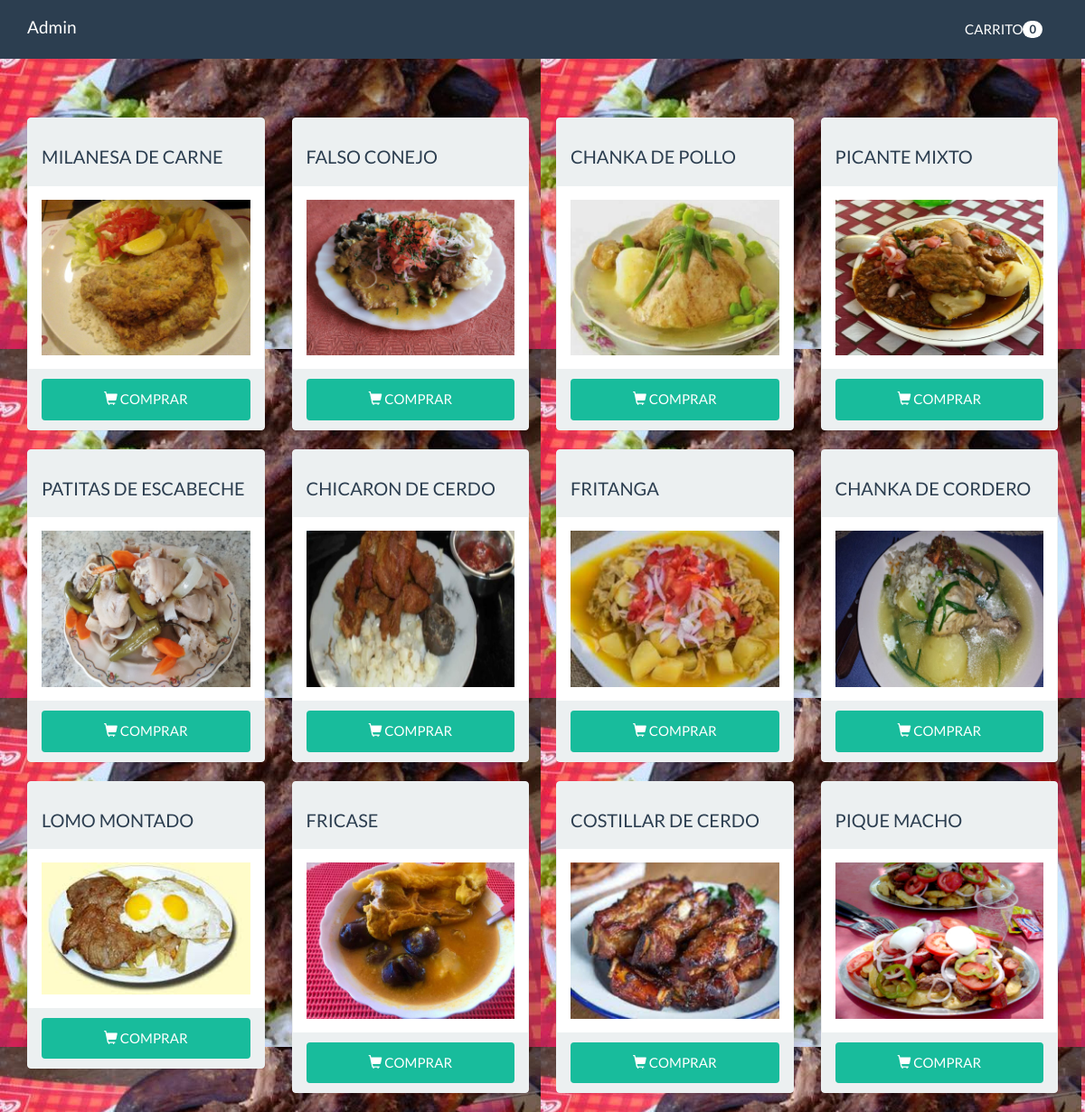
The page / on the database its author committed.
### tables this page shows
CREATE TABLE `platos` (
  `id` int(11) NOT NULL,
  `titulo` varchar(80) NOT NULL,
  `descripcion` varchar(300) NOT NULL,
  `foto` varchar(100) NOT NULL,
  `precio` decimal(10,2) NOT NULL,
  `categoria_id` int(10) NOT NULL,
  `fecha` date NOT NULL,
  `estado` int(11) NOT NULL DEFAULT '1'
);

### funciones.php (called while the page is built, shortened)
<?php
function cantidadPlatos(){
    $cantidad = 0;
    return $cantidad;
}

### src/Plato.php (called while the page is built, shortened)
<?php
class Plato{
    private $cn = null;
    public function __construct(){
        $this->config = parse_ini_file(__DIR__.'/../config.ini') ;
        $this->cn = new \PDO( $this->config['dns'], $this->config['usuario'],$this->config['clave'],array(
            \PDO::MYSQL_ATTR_INIT_COMMAND => 'SET NAMES utf8'
        ));
    }
    public function mostrar(){
        $sql = "SELECT platos.id, titulo, descripcion,foto,nombre,precio,fecha,estado FROM platos
        INNER JOIN categorias
        ON platos.categoria_id = categorias.id ORDER BY platos.id DESC
        ";
        $resultado = $this->cn->prepare($sql);
        if($resultado->execute())
            return $resultado->fetchAll();
        return false;
    }
}

### index.php (the view, shortened to what this page needs)
<?php
require 'funciones.php';
?>
<!DOCTYPE html>
<html lang="es">
  <head>
    <link rel="stylesheet" href="assets/css/bootstrap.min.css">
    <link rel="stylesheet" href="assets/css/estilos.css">
  </head>
  <body>
    <nav class="navbar navbar-default navbar-fixed-top">
      <div class="container">
        <div class="navbar-header">
          <a href="./panel/index.php"class="navbar-brand" href="index.php">Admin</a>
        </div>
        <div id="navbar" class="navbar-collapse collapse">
          <ul class="nav navbar-nav pull-right">
            <li>
              <a href="carrito.php" class="btn">CARRITO<span class="badge"><?php print cantidadPlatos(); ?></span></a>
            </li>
          </ul>
        </div>
      </div>
    </nav>
    <div class="container" id="main">
        <div class="row">
            <?php
              $plato = new Kawschool\Plato;
              $info_platos = $plato->mostrar();
              $cantidad = count($info_platos);
              if($cantidad > 0){
                for($x =0; $x < $cantidad; $x++){
                  $item = $info_platos[$x];
            ?>
              <div class="col-md-3">
                  <div class="panel panel-default">
                    <div class="panel-heading">
                      <h1 class="text-centertitulo-plato"><?php print $item['titulo'] ?></h1>
                    </div>
                    <div class="panel-body">
                      <?php
                          $foto = 'upload/'.$item['foto'];
                          if(file_exists($foto)){
                        ?>
                          <img src="<?php print $foto; ?>" class="img-responsive">
                      <?php }else{?>
                        <img src="assets/imagenes/not-found.jpg" class="img-responsive">
                      <?php }?>
                    </div>
                    <div class="panel-footer">
                        <a href="carrito.php?id=<?php print $item['id'] ?>" class="btn btn-success btn-block">
                          <span class="glyphicon glyphicon-shopping-cart"></span> COMPRAR
                        </a>
                    </div>
                  </div>
              </div>
          <?php
                }
            }else{?>
              <h4>NO HAY REGISTROS</h4>
          <?php }?>
        </div>
    </div>
  </body>
</html>

### assets/css/estilos.css (style rules this page uses)
#main { margin-top: 100px; }

### index.php (style rules this page uses)
body { background-image: url("./upload/cordero.jpg"); }
.text-centertitulo-plato { font-size: 20px; }

### rows shown on the page
platos: titulo "MILANESA DE CARNE", foto (picture)
platos: titulo "FALSO CONEJO", foto (picture)
platos: titulo "CHANKA DE POLLO", foto (picture)
platos: titulo "PICANTE MIXTO", foto (picture)
platos: titulo "PATITAS DE ESCABECHE", foto (picture)
platos: titulo "CHICARON DE CERDO", foto (picture)
platos: titulo "FRITANGA", foto (picture)
platos: titulo "CHANKA DE CORDERO", foto (picture)
platos: titulo "LOMO MONTADO", foto (picture)
platos: titulo "FRICASE", foto (picture)
platos: titulo "COSTILLAR DE CERDO", foto (picture)
platos: titulo "PIQUE MACHO", foto (picture)

### other values the page prints
cantidadPlatos() "0"
